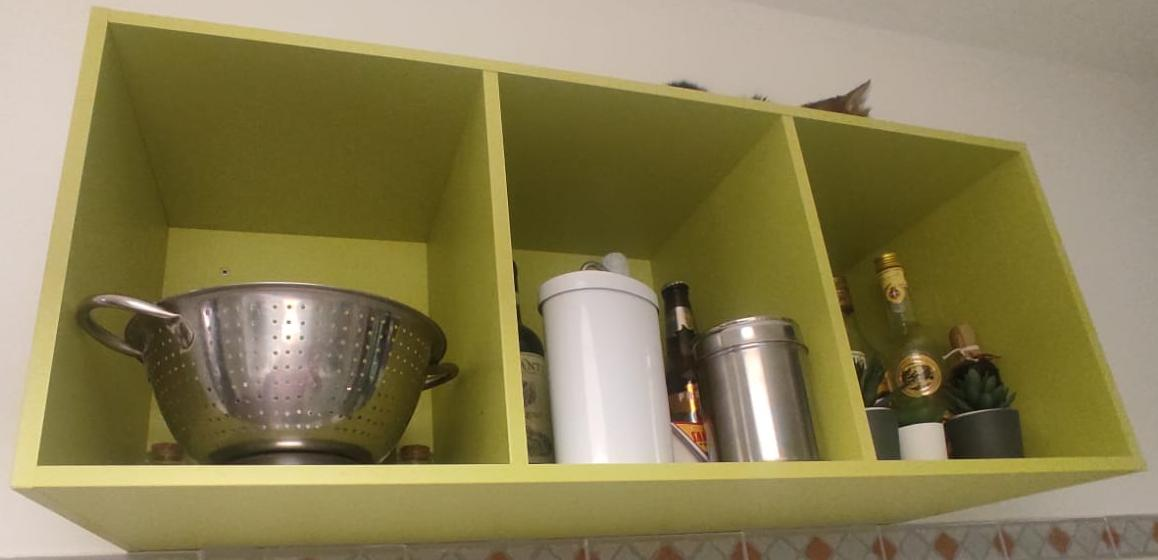
%> input picture src/images/cropped.jpg, 1158 x 560 px
$ octave lines_detection.m   (GNU Octave 9; MATLAB toolbox functions it lacks are replaced by stand-ins)
%> lines starting %> are read from the running program, lines starting %| are printed output that depends on the picture
% =====================================================================
%                            Lines detection
% =====================================================================

% Import utils
addpath('iacv_homework\utils');

% Clear all variables and close all
clear;
close all;


% Import the image
img = imread('iacv_homework\images\cropped.jpg');
%> img is the input picture: size 560x1158x3 uint8; mean R, G, B 137.6, 127.2, 84.9


%% Edge detection with Canny
img_gray = rgb2gray(img);
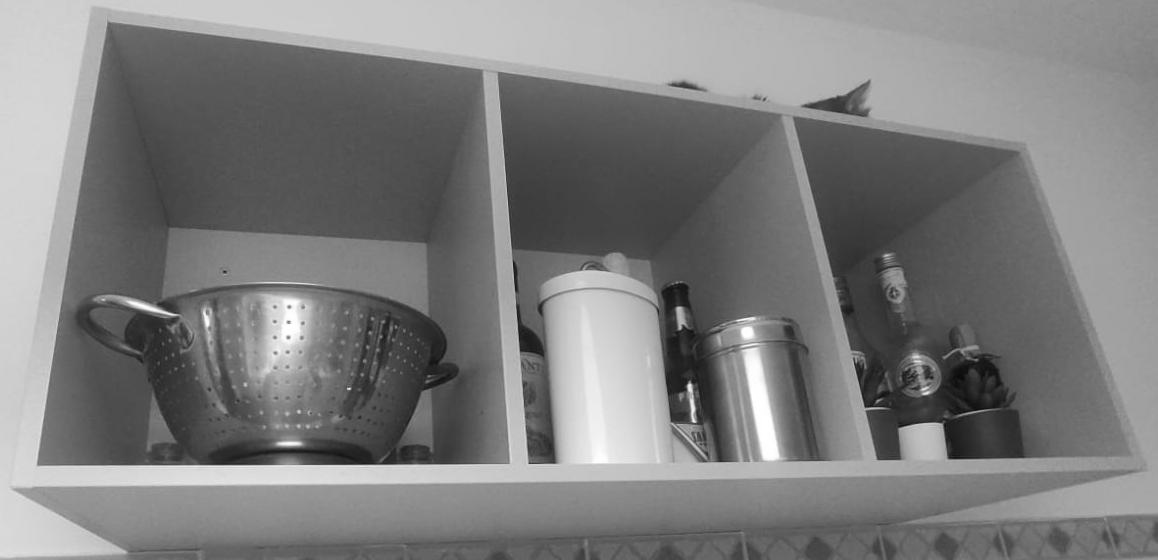
%> img_gray: size 560x1158 uint8; min 9, max 255, mean 125.5
edges = edge(img_gray, 'Canny', [0.0125 0.0312]);
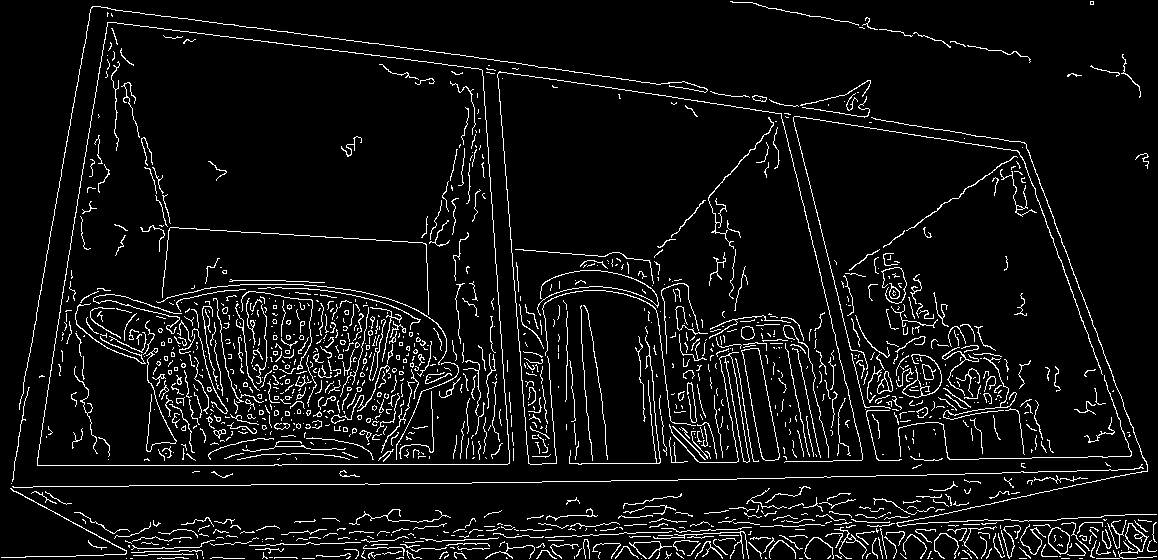
%> edges: size 560x1158 logical; 6.4% white in thin lines or dots


%% Hough Transformation to find the lines
% Hough Transformation space
[H, theta, rho] = hough(edges);
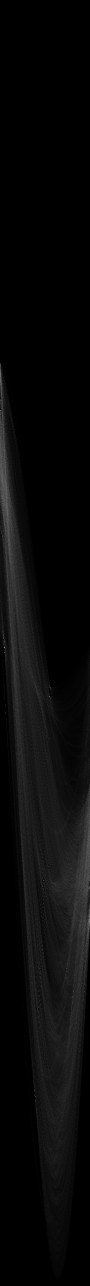
%> H: size 2571x180 double (shown at 1/2 size); min 0, max 429, mean 16.1; drawn with min black and max white
%> theta = 180 values from -90 to 89; rho = 2571 values from -1285 to 1285

% Hough peaks for line detection
peaks = houghpeaks(H, 50, 'threshold', ceil(0.3*max(H(:))));
%> peaks = 50 rows, first 12: [1777 180; 1762 87; 1296 10; 1376 101; 1840 179; 822 1; 1984 169; 1073 5; 2027 77; 761 2; 2193 71; 1017 14]

% Line formatting through Hough Transformation
lines = houghlines(edges, theta, rho, peaks, 'FillGap', 1000, 'MinLength', 500);
%> lines = 45 lines; longest, point1 to point2 (x, y): (53, 222) to (1153, 558), (29, 358) to (1157, 557), (15, 462) to (1156, 542), (37, 321) to (1152, 558), (24, 393) to (1154, 531), (23, 420) to (1152, 558)


%% Image plotting
% Create a figure for displaying the image
fig = figure();
imshow(img), hold on

% For each line detected, plot and label it
for k = 1:length(lines)
%> (the run ends here)
